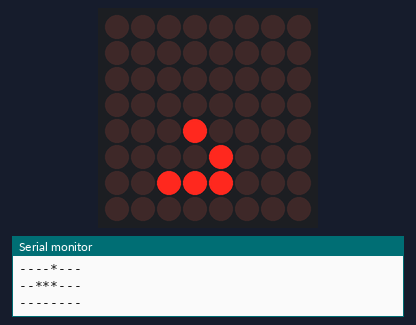
A sketch run on a simulated Arduino Uno, built with avr-gcc and run on an emulated ATmega328P. Parts: 8×8 LED matrix, the last lines printed to the serial monitor. Random numbers use the default seed unless the sketch sets one.

Above: at 1.16 s.
At 4.98 s:
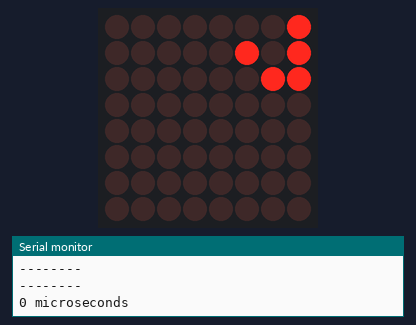
At 9.08 s:
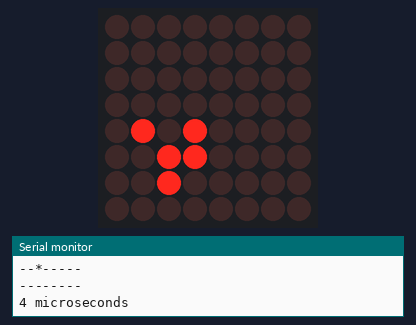
At 13.18 s:
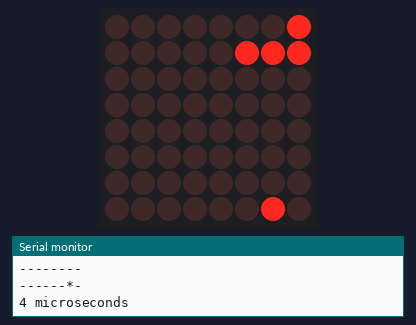
At 17.28 s:
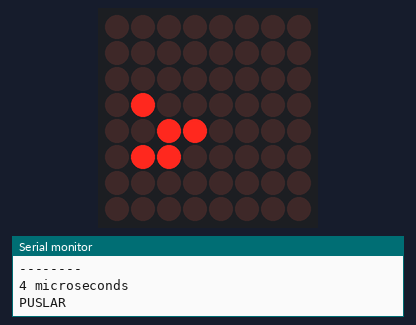
At 39.67 s:
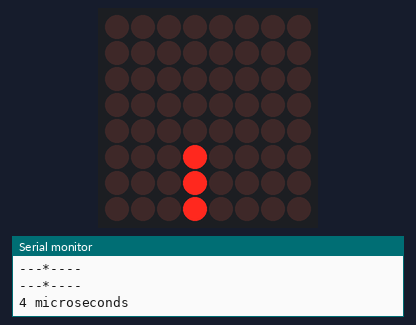

The sketch:

Game_of_life_dave_matrix.ino
```cpp
//#include <ShiftRegister.h>


#include <SPI.h>
#include <Adafruit_GFX.h>
#include <Max72xxPanel.h>

#define NUM_CYCLES_UNTIL_RESTART 60

/* * * * * * * * * * * * * * * * * * * * * * * * * * * * * * * * * * *
 * These #defines declare the size of the overall display in panels  *
 * * * * * * * * * * * * * * * * * * * * * * * * * * * * * * * * * * */
#define NUM_PANELS_PER_DISPLAY_ROW       (1)
#define NUM_PANELS_PER_DISPLAY_COL       (1)
#define NUM_COLUMNS_PER_FRAME_ROW        (8)
#define NUM_ROWS_PER_FRAME_COL           (8)
#define PIXELS_PER_MEMORY_WORD           (16)
#define NUM_MEMORY_WORDS_IN_DISPLAY      ( NUM_COLUMNS_PER_FRAME_ROW     \
                                           * NUM_ROWS_PER_FRAME_COL      \
                                           * NUM_PANELS_PER_DISPLAY_ROW  \
                                           * NUM_PANELS_PER_DISPLAY_COL  \
                                           / PIXELS_PER_MEMORY_WORD )

/* * * * * * * * * * * * * * * * * * * * * * * * * * * * * * * * * * *
 * These #defines are just aliases for the above for less verbosity  *
 * * * * * * * * * * * * * * * * * * * * * * * * * * * * * * * * * * */
#define M (NUM_COLUMNS_PER_FRAME_ROW)
#define N (NUM_ROWS_PER_FRAME_COL)
#define U (NUM_PANELS_PER_DISPLAY_ROW)
#define V (NUM_PANELS_PER_DISPLAY_COL)
#define W (PIXELS_PER_MEMORY_WORD)

/* * * * * * * * * * * * * * * * * * * * * * * * * * * * * * * * * * *
 * These #defines are just useful derivations of the above           *
 * * * * * * * * * * * * * * * * * * * * * * * * * * * * * * * * * * */
#define NUM_DISPLAY_COLUMNS_PER_ROW   (M * U)
#define NUM_DISPLAY_ROWS_PER_COL      (N * V)

/* * * * * * * * * * * * * * * * * * * * * * * * * * * * * * * * * * *
 * game_board is a flattened representation of the gameboard         *
 * where the index represents the row number, and the bit-           *
 * position within the word represents the column number. So,        *
 * for example, if rows and columns start at 0, and coordinate       *
 * (0, 0) is the upper left corner, and x increases to the right,    *
 * and y increases going down (this is normal display convention),   *
 * then coordinate (7, 12) is represented by game_board[i][7] bit 12 *
 *                                                                   *
 * The reason for it being flattened in this way is in order to most *
 * naturally interface with the shift register hardware to avoid     *
 * added software complexity.                                        *
 *                                                                   *
 * If the grid is larger than a single panel (16x16) then the array  *
 * can be simply be made larger and some math applied to figure out  *
 * the effective coordinates of a cell based on the raster pattern.  *
 * This software assumes the bottom-right corner of a panel is       *
 * logically connected to the top-left corner of the panel to its    *
 * right, and that the left-most panel of a row connects analogously *
 * to the right-most panel of the row above it.                      *
 * * * * * * * * * * * * * * * * * * * * * * * * * * * * * * * * * * */

/* * * * * * * * * * * * * * * * * * * * * * * * * * * * * * * * * * *
 *  PIXELS_PER_GAME_BOARD_WORD must be consistent with               *
 *  game_board data-type (e.g. uint16_t)                             *
 * * * * * * * * * * * * * * * * * * * * * * * * * * * * * * * * * * */
uint16_t game_board[2][NUM_MEMORY_WORDS_IN_DISPLAY];
uint8_t  game_board_current_index = 0;
#define CURRENT_GAMEBOARD  (game_board_current_index)
#define PREVIOUS_GAMEBOARD (1 - game_board_current_index)

/* * * * * * * * * * * * * * * * * * * * * * * * * * * * * * * * * * *
 * These macros and functions make the code more readable for        *
 * translating between flattened and grid-based coordinates.         *
 * * * * * * * * * * * * * * * * * * * * * * * * * * * * * * * * * * */
#define FPIXEL(R,C)(                   \
  (N * R) + C                          \
)

#define DPIXEL(R,C)(                   \
  (U * N * R) + C                      \
)

#define NORMR(R)(                      \
  R / N                                \
)

#define NORMC(C)(                      \
  C / M                                \
)

#define FRAME(R,C)(                    \
  NORMR(R) * U + NORMC(C)              \
)

#define R0(R,C)(                       \
  N * (FRAME(R,C) /  U)                \
)

#define C0(R,C)(                       \
  M * (FRAME(R,C) % U)                 \
)

#define RPRIME(R,C)(                   \
  R - R0(R,C)                          \
)

#define CPRIME(R,C)(                   \
  C - C0(R,C)                          \
)

#define GAME_BOARD_WORD_INDEX(R,C)(     \
  (FPIXEL(RPRIME(R,C),CPRIME(R,C)) / W) \
    + (FRAME(R,C) * M * N  / W) \
)

#define GAME_BOARD_PIXEL_OFFSET(R, C)( \
  FPIXEL(RPRIME(R,C),CPRIME(R,C)) % W  \
)

/* Functions that 'read' from the game board affect the 'foreground' memory*/

uint8_t get_board_value(uint16_t row, uint16_t col){
  return ( game_board[CURRENT_GAMEBOARD][ GAME_BOARD_WORD_INDEX(row, col) ]
    & _BV( GAME_BOARD_PIXEL_OFFSET(row, col) ) )
    >> GAME_BOARD_PIXEL_OFFSET(row, col);
}

/* Functions that 'write' to the game board affect the 'background' memory*/

void clear_board_location(uint16_t row, uint16_t col){
  game_board[PREVIOUS_GAMEBOARD][ GAME_BOARD_WORD_INDEX(row, col) ] &=
    ~_BV(GAME_BOARD_PIXEL_OFFSET(row, col));
}

void set_board_location(uint16_t row, uint16_t col){
  game_board[PREVIOUS_GAMEBOARD][ GAME_BOARD_WORD_INDEX(row, col) ] |=
    _BV(GAME_BOARD_PIXEL_OFFSET(row, col));
}


/* function prototypes */
void print_current_game_board(void);
void calculate_next_game_board(void);
uint8_t get_neighbors(uint8_t row, uint8_t col);
uint8_t num_ones(uint8_t value);
void swap_buffers(void);

/* global parameter variables */
typedef enum{
  WASTELAND, /* everything outside the board is dead */
  PARADISE,  /* everything outside the board is alive */
  TOROIDAL,  /* board wraps around  through the edges */
  MIRROR,    /* board perimeter gets copied past the edges */
} boundary_condition_t;

boundary_condition_t boundary_condition = TOROIDAL;


/* * * * * * * * * * * * * * * * * * *
 * pin 5 = ShiftRegister.SER (data)  *
 * pin 7 = ShiftRegister.CLK (clock) *
 * pin 9 = ShiftRegister.RCK (latch) *
 * * * * * * * * * * * * * * * * * * */
// DAVE ShiftRegister sr;

// pin 12 (MISO)  is connected to the DataIn on the display
// pin 13 (MOSI) is connected to the CLK on the display
// pin 10 is connected to LOAD / CS on the display
int pinCS = 10; // Attach CS to this pin, DIN to MOSI and CLK to SCK (cf http://arduino.cc/en/Reference/SPI )

Max72xxPanel matrix = Max72xxPanel(pinCS, NUM_PANELS_PER_DISPLAY_ROW, NUM_PANELS_PER_DISPLAY_COL);

int cycle_count = 0;
int pattern_index = 0;

void setup(){
matrix.setIntensity(4); // Set brightness between 0 and 15
matrix.fillScreen(LOW);
delay(500);
matrix.fillScreen(HIGH);
delay(500);
matrix.fillScreen(LOW);


  Serial.begin(115200);
  Serial.print(F("Display Columns/Row: "));
  Serial.println(NUM_DISPLAY_COLUMNS_PER_ROW);
  Serial.print(F("Display Rows/Col: "));
  Serial.println(NUM_DISPLAY_ROWS_PER_COL);
  Serial.print(F(" # MEMORY WORDS: "));
  Serial.println(NUM_MEMORY_WORDS_IN_DISPLAY);
  Serial.print(F("Sizeof(Gameboard)"));
  Serial.println(sizeof(game_board));

  randomSeed(analogRead(0));

  // initialize the game board
  memset(game_board, 0, sizeof(game_board));

  glider();

  swap_buffers();
  print_current_game_board();
}

void loop(){
  calculate_next_game_board();

  cycle_count++;
  if(NUM_CYCLES_UNTIL_RESTART == cycle_count){
    cycle_count = 0;
    memset(game_board, 0, sizeof(game_board));
    pattern_index = (pattern_index + 1) % 4;
    switch(pattern_index){
    case 0:
      Serial.println(F("GLI  DER"));
      glider();
      swap_buffers();
      glider();
      break;
    case 1:
      Serial.println(F("PUSLAR"));
      pulsar();
      swap_buffers();
      pulsar();
      break;
    case 2:
      Serial.println(F("BLINKER"));
      blinker();
      swap_buffers();
      blinker();
      break;
    case 3:
      Serial.println(F("RANDOM"));
      random_board();
      swap_buffers();
      copy_buffer();
      break;
    }
  }

  swap_buffers();
  Serial.println();
  delay(250);
  print_current_game_board();

  long time0 = micros();
  // DAVE sr.loadValues(game_board[CURRENT_GAMEBOARD], 16);

  long time1 = micros();
  Serial.print(time1-time0);
  Serial.println(" microseconds");

}

uint8_t get_neighbors(uint8_t row, uint8_t col){
  uint8_t return_value = 0;
  int8_t r = 0, c = 0;
  uint8_t neighbor_value = 0;
  for(int8_t rr = -1; rr <= 1; rr++){
    for(int8_t cc = -1; cc <= 1; cc++){
      if(rr != 0 || cc != 0){ // you can't be your own neighbor
        r = row + rr;
        c = col + cc;

        if( (r < 0) || (r >= NUM_DISPLAY_ROWS_PER_COL) || (c < 0) || (c >= NUM_DISPLAY_COLUMNS_PER_ROW)){
          switch(boundary_condition){
          case WASTELAND:
            neighbor_value = 0;
            break;
          case PARADISE:
            neighbor_value = 1;
            break;
          case TOROIDAL:
            if(r < 0) r = NUM_DISPLAY_ROWS_PER_COL - 1;
            else if(r >= NUM_DISPLAY_ROWS_PER_COL) r = 0;
            if(c < 0) c = NUM_DISPLAY_COLUMNS_PER_ROW - 1;
            else if(c >= NUM_DISPLAY_COLUMNS_PER_ROW) c = 0;
            neighbor_value = get_board_value(r, c);
            break;
          case MIRROR:
            neighbor_value = get_board_value(rr, cc);
            break;
          }
        }
        else{
          neighbor_value = get_board_value(r, c);
        }

        return_value <<= 1;
        return_value |= neighbor_value;
      }
    }
  }

  return return_value;
}

uint8_t num_ones(uint8_t v){
  uint8_t c; // c accumulates the total bits set in v
  for (c = 0; v; c++)
  {
    v &= v - 1; // clear the least significant bit set
  }
  return c;
}

void print_current_game_board(void){
  for(uint16_t row = 0; row < NUM_DISPLAY_ROWS_PER_COL; row++){
    for(uint16_t col = 0; col < NUM_DISPLAY_COLUMNS_PER_ROW; col++){
      if(get_board_value(row, col)){
         Serial.print(F("*"));
         matrix.drawPixel(col, row, HIGH);
      }
      else{
         Serial.print(F("-"));
         matrix.drawPixel(col, row, LOW);
      }
      //Serial.print(F("   "));
    }
    Serial.println();
      matrix.write();

  }

}


void calculate_next_game_board(void){
  for(uint16_t row = 0; row < NUM_DISPLAY_ROWS_PER_COL; row++){
    for(uint16_t col = 0; col < NUM_DISPLAY_COLUMNS_PER_ROW; col++){
      uint8_t neighbors = get_neighbors(row, col);
      uint8_t num_living_neighbors = num_ones(neighbors);
      uint8_t cell_is_alive = get_board_value(row, col);

      if(cell_is_alive){
        if(num_living_neighbors < 2 || num_living_neighbors > 3){
          clear_board_location(row, col); /* death */
        }
        else{
          set_board_location(row, col); /* survival */
        }
      }
      else{
        if(num_living_neighbors == 3){
          set_board_location(row, col); /* birth */
        }
        else{
          clear_board_location(row, col); /* desolation */
        }
      }

    }
  }
}

void swap_buffers(void){
  CURRENT_GAMEBOARD = PREVIOUS_GAMEBOARD;
}

  /* block */
void block(){
  set_board_location(3,4);
  set_board_location(4,3);
  set_board_location(3,3);
  set_board_location(4,4);
}

  /* blinker */
void blinker(){
  set_board_location(6, 2);
  set_board_location(6, 3);
  set_board_location(6, 4);
}

/* glider */
void glider(){
  set_board_location(6, 2);
  set_board_location(6, 3);
  set_board_location(6, 4);
  set_board_location(5, 4);
  set_board_location(4, 3);
}

/* pulsar */
void pulsar(){
  set_board_location(1, 3);
  set_board_location(1, 4);
  set_board_location(1, 5);
  set_board_location(1, 9);
  set_board_location(1, 10);
  set_board_location(1, 11);
  set_board_location(3, 1);
  set_board_location(3, 6);
  set_board_location(3, 8);
  set_board_location(3, 13);
  set_board_location(4, 1);
  set_board_location(4, 6);
  set_board_location(4, 8);
  set_board_location(4, 13);
  set_board_location(5, 1);
  set_board_location(5, 6);
  set_board_location(5, 8);
  set_board_location(5, 13);
  set_board_location(6, 3);
  set_board_location(6, 4);
  set_board_location(6, 5);
  set_board_location(6, 9);
  set_board_location(6, 10);
  set_board_location(6, 11);
  set_board_location(8, 3);
  set_board_location(8, 4);
  set_board_location(8, 5);
  set_board_location(8, 9);
  set_board_location(8, 10);
  set_board_location(8, 11);
  set_board_location(9, 1);
  set_board_location(9, 6);
  set_board_location(9, 8);
  set_board_location(9, 13);
  set_board_location(10, 1);
  set_board_location(10, 6);
  set_board_location(10, 8);
  set_board_location(10, 13);
  set_board_location(11, 1);
  set_board_location(11, 6);
  set_board_location(11, 8);
  set_board_location(11, 13);
  set_board_location(13, 3);
  set_board_location(13, 4);
  set_board_location(13, 5);
  set_board_location(13, 9);
  set_board_location(13, 10);
  set_board_location(13, 11);
}

void random_board(){
  for(uint16_t row = 0; row < NUM_DISPLAY_ROWS_PER_COL; row++){
    for(uint16_t col = 0; col < NUM_DISPLAY_COLUMNS_PER_ROW; col++){
      if(random(2)){
        set_board_location(row, col);
      }
      else{
        clear_board_location(row, col);
      }
    }
  }
}

void copy_buffer(){
  for(uint16_t row = 0; row < NUM_DISPLAY_ROWS_PER_COL; row++){
    for(uint16_t col = 0; col < NUM_DISPLAY_COLUMNS_PER_ROW; col++){
      if(get_board_value(row, col)){
        set_board_location(row, col);
      }
      else{
        clear_board_location(row, col);
      }
    }
  }
}
```
